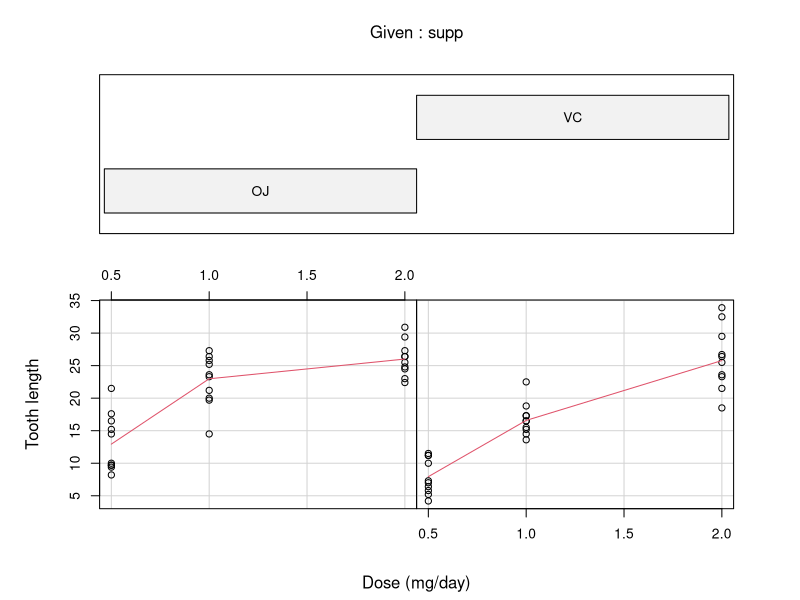
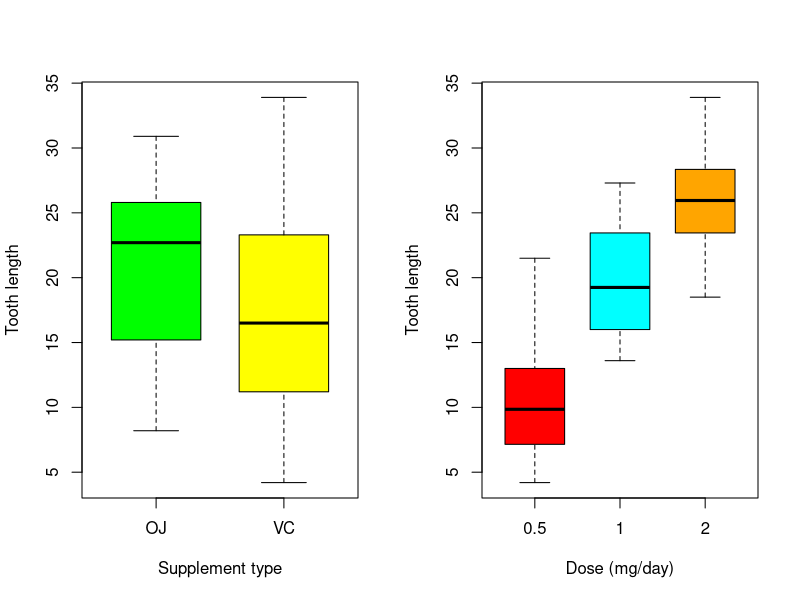

Write the R code that produced these figures, in order. (Note: this script raises an error after producing the figures.)
## ---- chunk 1
knitr::opts_chunk$set(echo = TRUE)
## ---- chunk 2
library(datasets)
data(ToothGrowth)
str(ToothGrowth)
summary(ToothGrowth)
## ---- chunk 3
library(graphics)
coplot(len ~ dose | supp, data = ToothGrowth, panel = panel.smooth,
       xlab = "Dose (mg/day)", ylab="Tooth length")
## ---- chunk 4
par(mfrow=c(1,2))
boxplot(len~supp,data=ToothGrowth,boxwex=0.7, 
        col=c("green", "yellow"), xlab="Supplement type", ylab="Tooth length")
boxplot(len~as.factor(dose),data=ToothGrowth,boxwex=0.7, 
        col=c("red", "cyan", "orange"), xlab="Dose (mg/day)", ylab="Tooth length")
## ---- chunk 5
t.test(len ~ supp, data = ToothGrowth,paired=FALSE, var.equal=FALSE)
